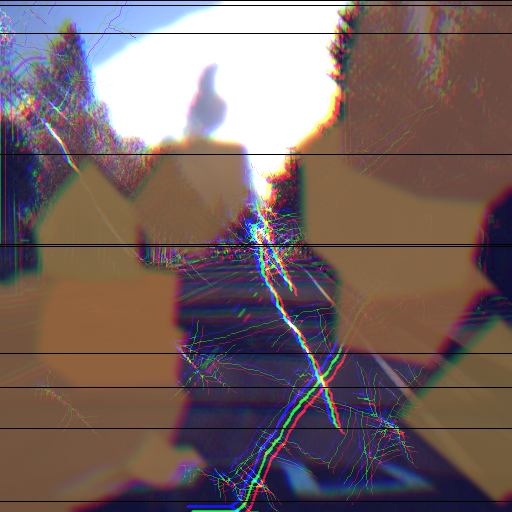
#> input picture data_modification/output_defected.png, 512 x 512 px
$ python -i modify_image.py   (imports and definitions only)
#> lines starting #> are read from the running program, lines starting #| are printed output that depends on the picture; after the words box and inside, x2 and y2 are one past the last pixel; in counts of white or black regions, pixels touching at a corner belong together
#> further down, picture is the input picture: shape (512, 512, 3); mean B, G, R 98.9, 99.1, 117.2
import cv2
import numpy as np
import random
import argparse
import os
from seminar_project.data_modification.make_crack import *

# [159 lines left out: functions generate_random_mud_splatter, overlay_random_crack, tint_image, blackout_scanline, simulate_chromatic_aberration, not called in this run]

def simulate_sensor_blooming(image, threshold=200, intensity=0.99, blur_size=25):
    """
    Simulates sensor blooming by bleeding bright areas into surrounding pixels.

    Parameters:
        image (np.ndarray): Input image (BGR).
        threshold (int): Brightness threshold (0-255) above which blooming is applied.
        intensity (float): Bloom blending intensity (0.0 to 1.0).
        blur_size (int): Size of the Gaussian blur kernel.

    Returns:
        np.ndarray: Image with sensor blooming effect.
    """
#> called with threshold = 200, intensity = 0.99, blur_size = 25
    image = image.copy()

    # Convert to grayscale to detect brightness
    gray = cv2.cvtColor(image, cv2.COLOR_BGR2GRAY)
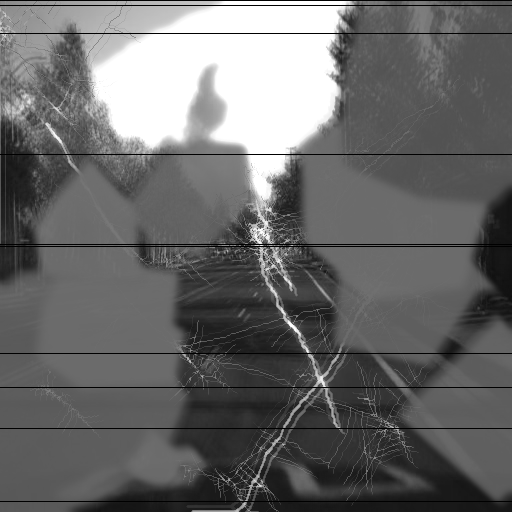
#> gray: shape (512, 512); min 0, max 255, mean 104.5

    # Create bloom mask where brightness exceeds threshold
    _, mask = cv2.threshold(gray, threshold, 255, cv2.THRESH_BINARY)
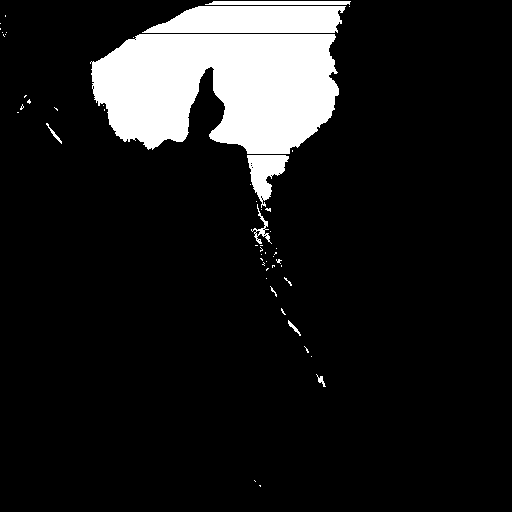
#> mask: shape (512, 512); 11.5% white; 53 white regions (44 under 20 px), largest, box (x1, y1, x2, y2) and area: (90, 34, 339, 154) 23211, (142, 6, 346, 33) 4606, (247, 155, 289, 208) 1133

    # Ensure mask has the same number of channels as the original image
    if len(image.shape) == 3 and image.shape[2] == 3:  # 3-channel image
        mask_color = cv2.merge([mask, mask, mask])  # Merge mask into 3 channels
    elif len(image.shape) == 3 and image.shape[2] == 4:  # 4-channel image (BGRA)
        mask_color = cv2.merge([mask, mask, mask, mask])  # Merge mask into 4 channels
    else:
        raise ValueError("Unsupported image format")

    # Extract bright regions
    bright_regions = cv2.bitwise_and(image, mask_color)

    # Blur bright regions to create blooming effect
    bloom = cv2.GaussianBlur(bright_regions, (blur_size, blur_size), 0)
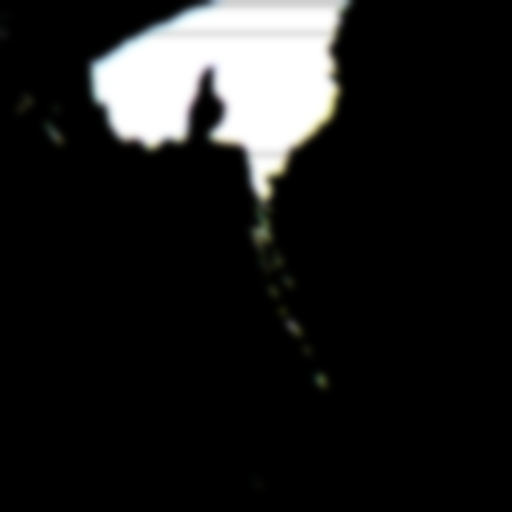
#> bloom: shape (512, 512, 3); mean B, G, R 28.6, 29, 28.7

    # Add the bloom back into the original image
    bloomed = cv2.addWeighted(image, 1.0, bloom, intensity, 0)
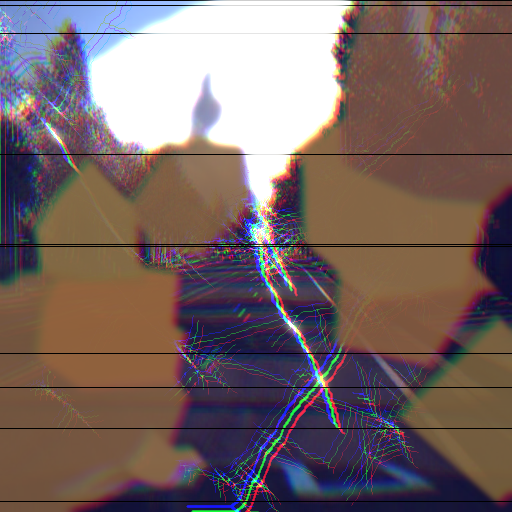
#> bloomed: shape (512, 512, 3); mean B, G, R 100.6, 101.2, 119.2

    return bloomed

# [82 lines left out: function main, not called in this run]


# [2 lines not run here, left out]

>>> import cv2
>>> picture = cv2.imread('output_defected.png')
>>> result = simulate_sensor_blooming(picture)

$ run again, on runs/detect/all_defects_test/val_batch0_pred.jpg
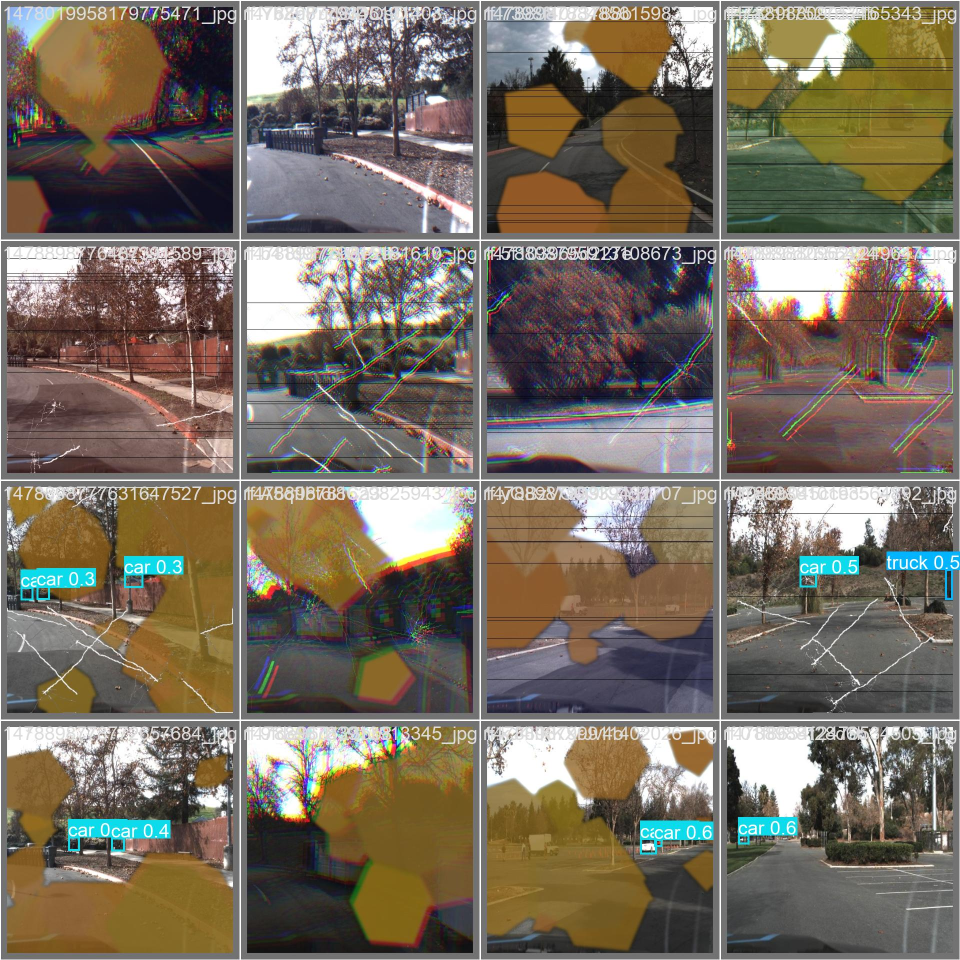
#> input picture runs/detect/all_defects_test/val_batch0_pred.jpg, 1920 x 1920 px (shown at 1/2 size)
#> picture is the input picture: shape (1920, 1920, 3); mean B, G, R 96.5, 109.8, 119.9
#> in simulate_sensor_blooming, `_, mask = cv2.threshold(gray, threshold, 255, cv2.THRESH_BINARY)`:
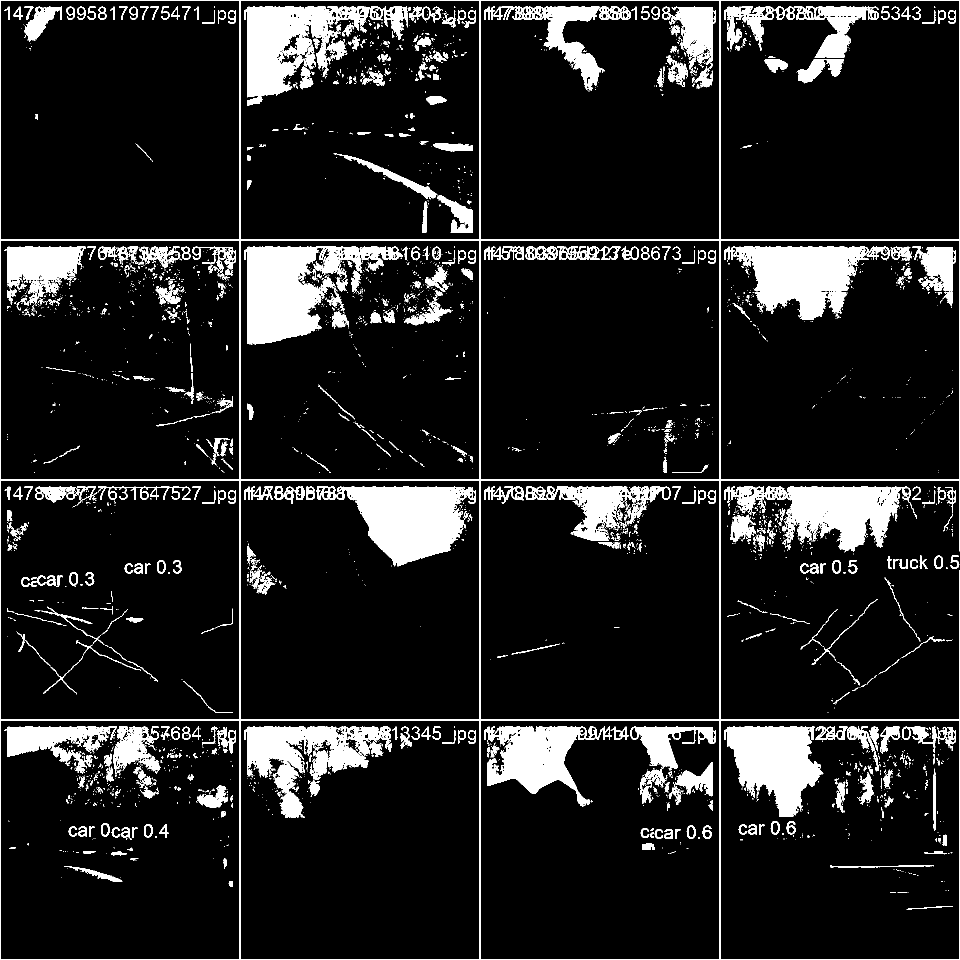
#> mask: shape (1920, 1920) (shown at 1/2 size); 11.5% white; 3506 white regions (2842 under 20 px), largest, box (x1, y1, x2, y2) and area: (0, 0, 1920, 1920) 45899, (673, 973, 952, 1133) 27009, (489, 13, 739, 211) 23411
#> in simulate_sensor_blooming, `bloomed = cv2.addWeighted(image, 1.0, bloom, intensity, 0)`:
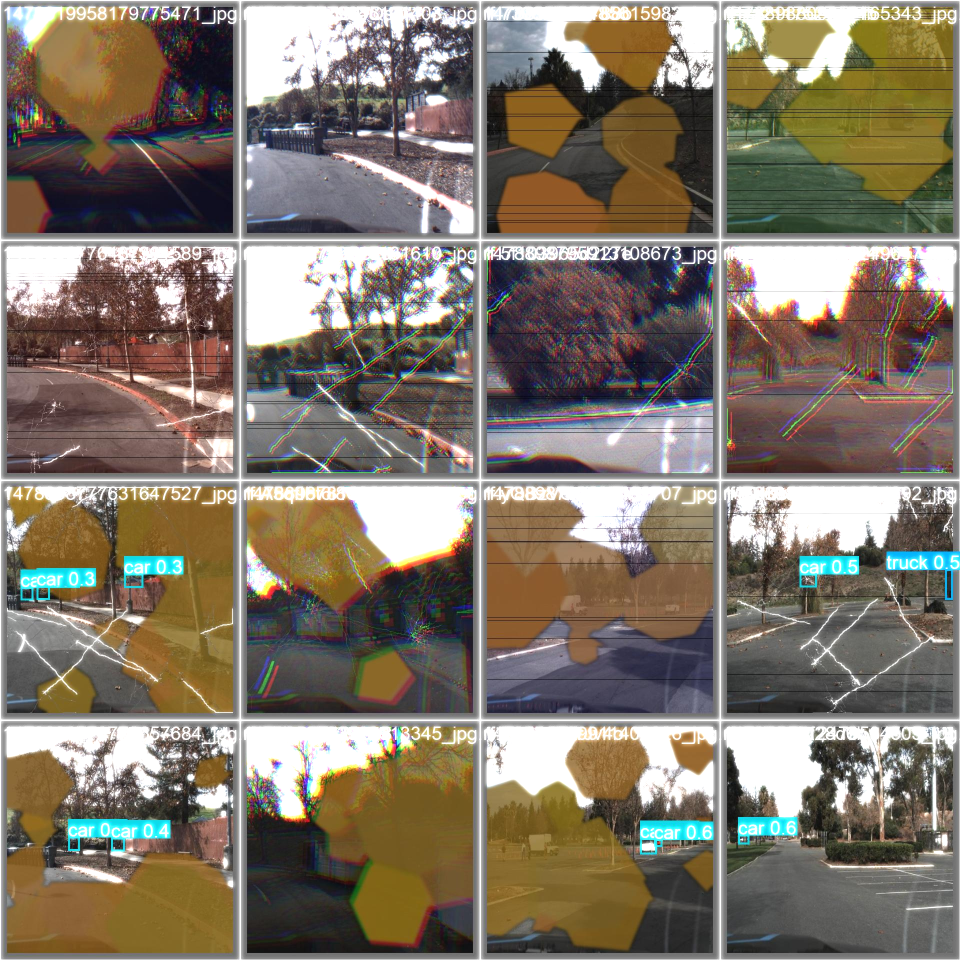
#> bloomed: shape (1920, 1920, 3) (shown at 1/2 size); mean B, G, R 105.6, 118.9, 129
